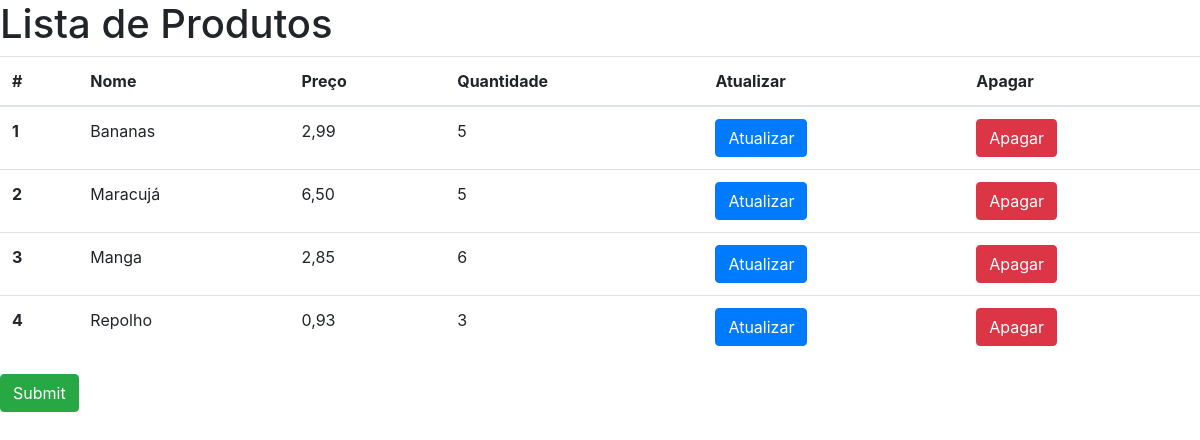
The page /produto on the database as committed earlier.
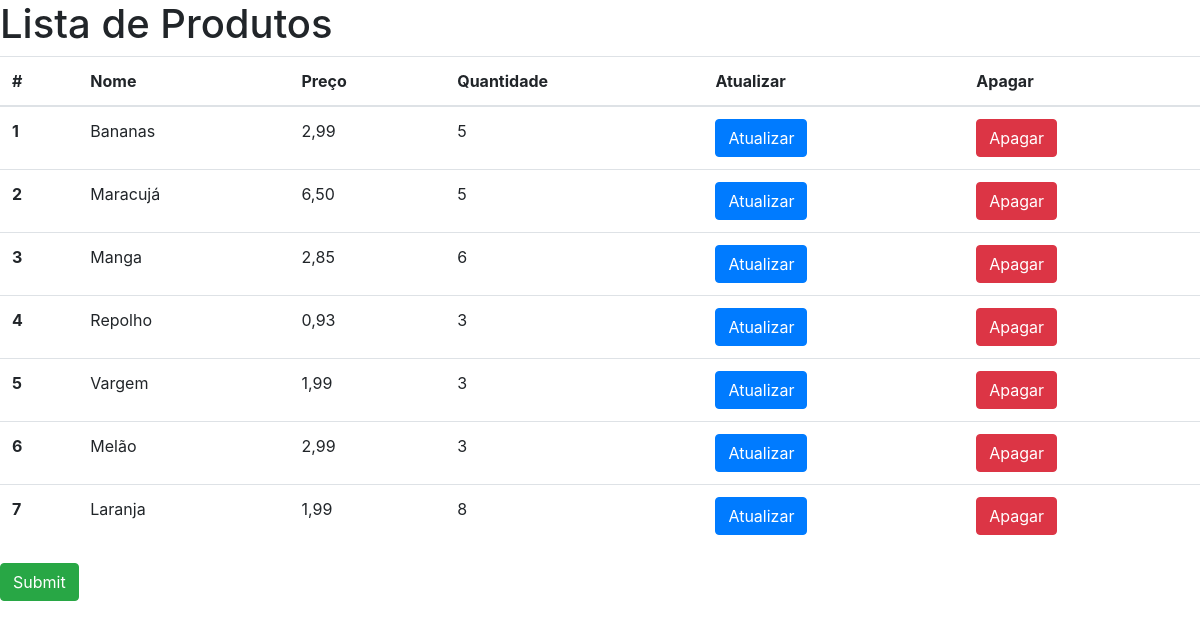
The same page on the database as committed later.
### aplicacao/models.py (models this page shows, shortened)
class Produto(models.Model):
    nome = models.CharField("Nome", max_length=200,null = True)
    preco = models.DecimalField("Preço", decimal_places=2, max_digits=8)
    quantidade = models.PositiveIntegerField("Quantidade", default=0, null=True)

### aplicacao/views.py (the view)
# urls.py: path('produto', views.produto, name='url_produto'),
def produto(request):
    produtos = Produto.objects.all()
    context = {
        'produtos': produtos,
    }
    return render(request, 'produto.html', context)

### aplicacao/templates/produto.html (shortened to what this page needs)
{% load bootstrap4 %}
<!DOCTYPE html>
<html lang="pt-br">
  <head>
    {% bootstrap_css %}
  </head>
  <body>
    <h1>Lista de Produtos</h1>
    <table class="table">
        <thead>
          <tr>
            <th scope="col">#</th>
            <th scope="col">Nome</th>
            <th scope="col">Preço</th>
            <th scope="col">Quantidade</th>
            <th scope="col">Atualizar</th>
            <th scope="col">Apagar</th>
          </tr>
        </thead>
        <tbody>
            {% for p in produtos %}
          <tr>
            <th scope="row">{{ p.id }}</th>
            <td>{{ p.nome }}</td>
            <td>{{ p.preco }}</td>
            <td>{{ p.quantidade }}</td>
            <td>
              <form action="{% url 'url_atualizar_produtos' p.id %}">
              <input type="submit" name="btnAtualizar" class="btn btn-primary" value="Atualizar">
              </form>
            </td>
            <td>
              <form action="{% url 'url_apagar_produto' p.id %}">
              <input type="submit" name="btnApagar" class="btn btn-danger" value="Apagar">
              </form>
            </td>
          </tr>
          {% endfor %}
        </tbody>
      </table>
      <input type="submit" name="Novo Produto" class="btn btn-success">
  </body>
</html>

Rows that differ between the two databases and show on the page:
added Produto: id "5", nome "Vargem", preco "1,99", quantidade "3"
added Produto: id "6", nome "Melão", preco "2,99", quantidade "3"
added Produto: id "7", nome "Laranja", preco "1,99", quantidade "8"
